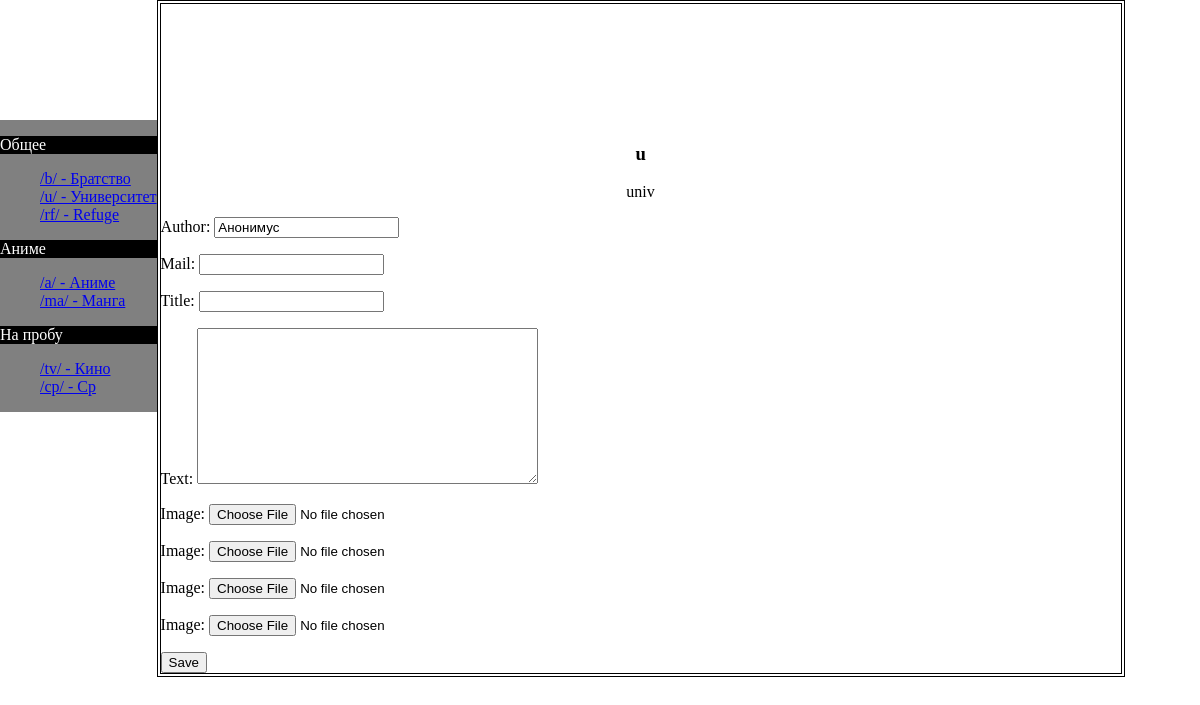
The page /u/ on the database as committed earlier.
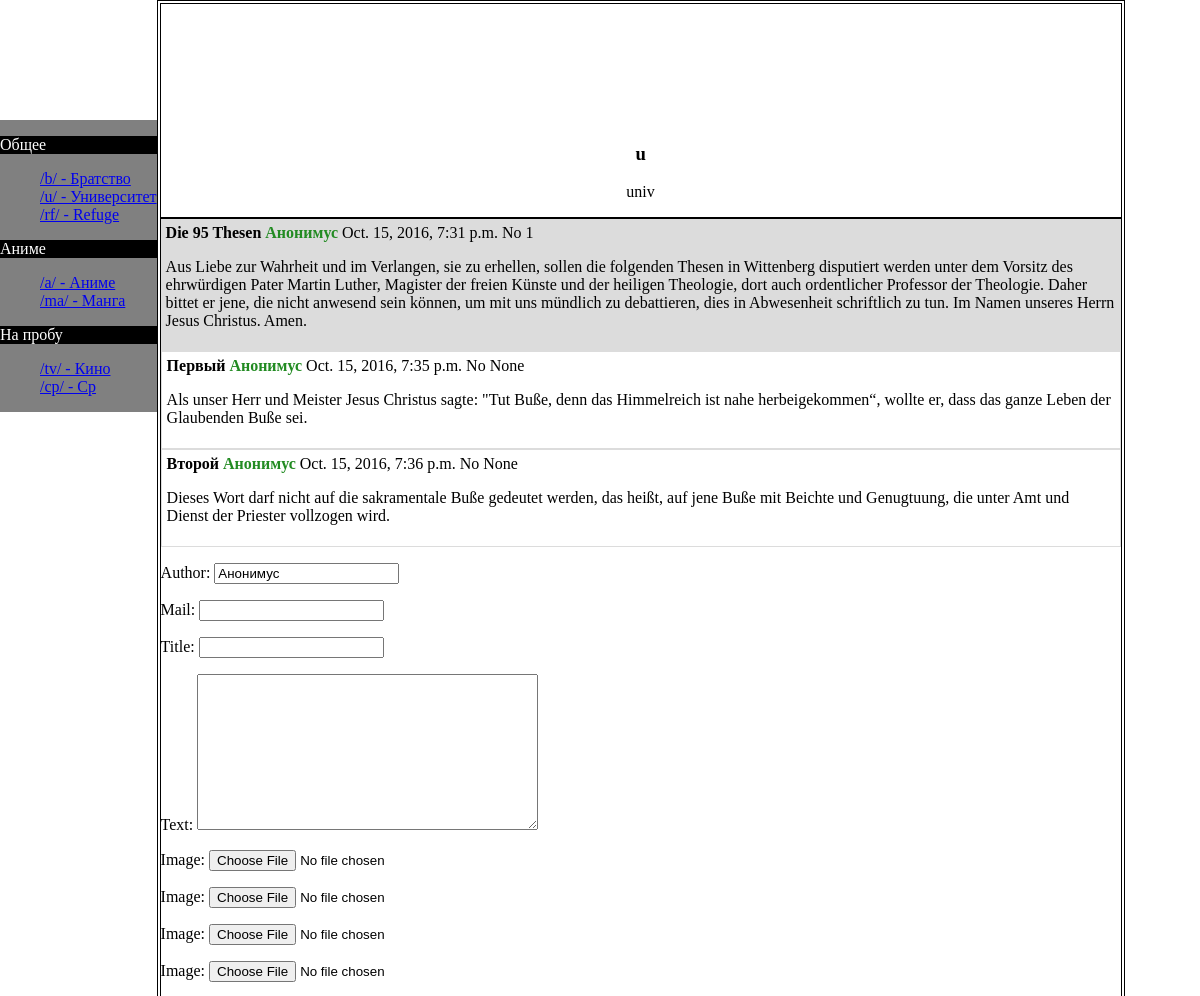
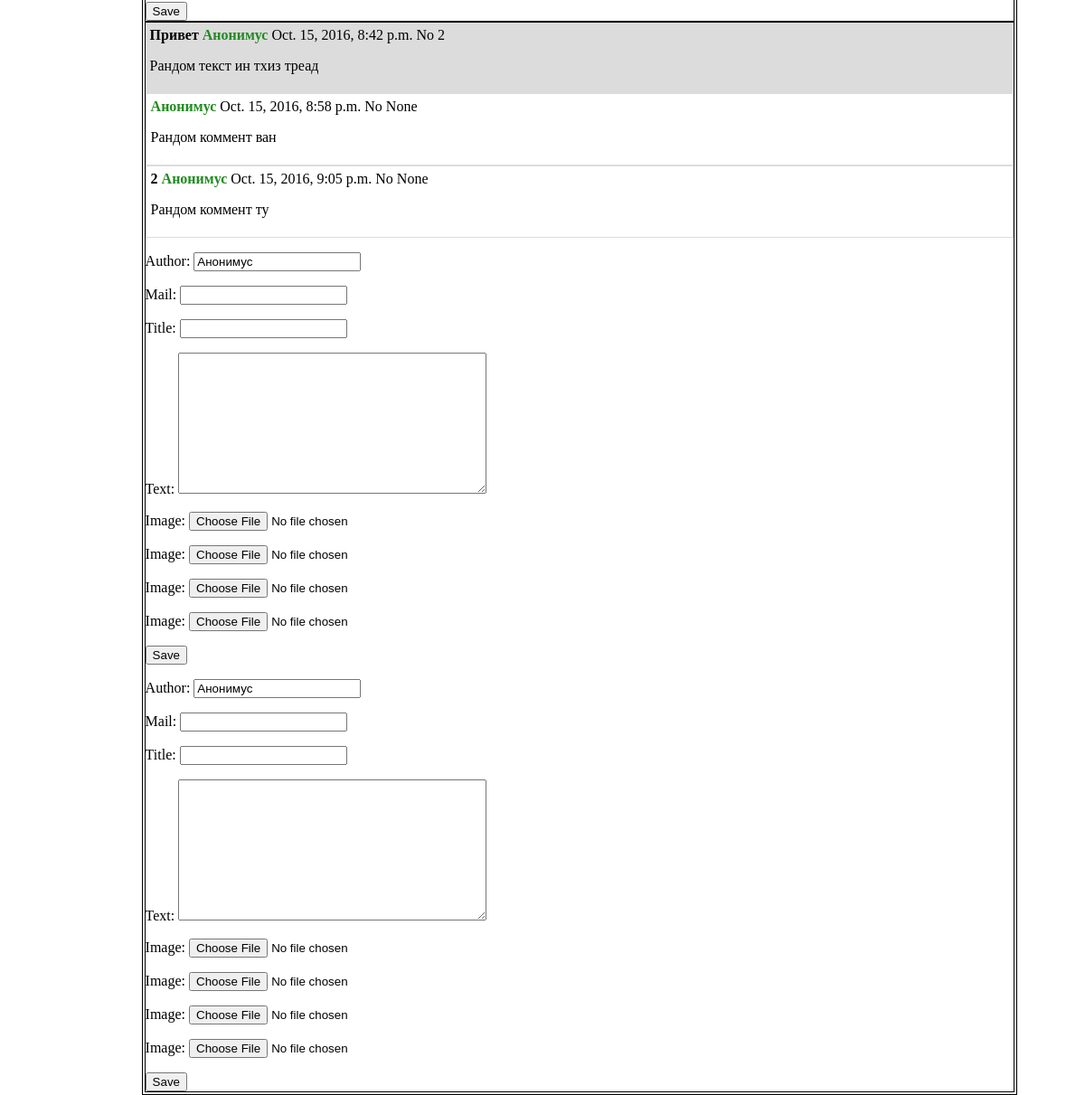
The same page on the database as committed later (2 pictures, top to bottom).
### BoardApp/models.py (models this page shows, shortened)
class Board(models.Model):
    name = models.CharField(max_length=10)
    title = models.CharField(max_length=200)
    counter = models.PositiveIntegerField(default=0)

class Post(models.Model):
    ordering = ['-time']
    time = models.DateTimeField(default = timezone.now)
    author = models.CharField(max_length=100, blank=True, default='Анонимус')
    mail = models.EmailField(null=True, blank=True)
    title = models.CharField(max_length=200, blank=True)
    text = models.TextField()
    on_board = models.ForeignKey(Board,related_name="posts")
    post_id = models.PositiveIntegerField(null=True, blank=True)
    father_id = models.PositiveIntegerField(null=True, blank=True)

### BoardApp/views.py (the view, shortened to what this page needs)
# urls.py: url(r'^(?P<board_name>[a-z]{1,10})/$',views.show_boards),
def show_boards(request, board_name):
    board = get_object_or_404(Board, name=board_name)
    posts = Post.objects.filter(on_board=board, father_id__isnull=True)
    comments = Post.objects.filter(on_board=board, father_id__isnull=False)
    file_form_list = [ FileForm() for i in range(4)]
    if request.method == "POST" and 'new_thread' in request.POST:
        form = PostingForm(request.POST)
        file_form = FileForm(request.FILES)
        if form.is_valid():
            tread = form.save(commit=False)
            tread.published_date = timezone.now()
            tread.on_board = board
            board.counter += 1
            board.save()
            tread.post_id = board.counter
            tread.save()
            if file_form.is_valid() and request.FILES:
                for img in request.FILES.getlist('image'):
                    AttachFile.objects.create(post=tread, image=img)
    else:
        form = PostingForm()
        file_form = FileForm()
    context = {
        'board': board,
        'posts': posts,
        'comments': comments,
        'form':  PostingForm(),
        'file_form_list': file_form_list
    }
    return render(request, 'BoardApp/content.html', context)

### BoardApp/forms.py
class PostingForm(ModelForm):
    class Meta:
        model = Post
        fields = ('author', 'mail', 'title', 'text', 'father_id')
        widgets = {
            'father_id': HiddenInput(),
        }

### BoardApp/templates/BoardApp/content.html (shortened to what this page needs)
{% extends 'BoardApp/index.html' %}
{% block content %}
    <h3 style="text-align:center;">{{ board.name }}</h3>
    <p style="text-align:center;">{{ board.title }}</p>
    {% for post in posts %}
        <article class='posts'>
				    <span>
                        <strong>{{ post.title }}</strong>
                        <strong style="color: forestgreen">{{ post.author }}</strong>
                        {{ post.time }}
                        No
                        {{ post.post_id }}
                    </span>
            <p>{{ post.text }}</p>
        </article>
        {% for comment in comments %}
            {% if comment.father_id == post.post_id %}
                <article class='comment'>
				    <span>
                        <strong>{{ comment.title }}</strong>
                        <strong style="color: forestgreen">{{ comment.author }}</strong>
                        {{ comment.time }}
                        No
                        {{ comment.post_id }}
                    </span>
                    <p>{{ comment.text }}</p>
                </article>
            {% endif %}
        {% endfor %}
        <form method="POST" class="post-form" enctype="multipart/form-data">{% csrf_token %}
            {{ form.as_p }}
            {% for ff in file_form_list %}
                {{ ff.as_p }}
            {% endfor %}
            <button type="submit" class="save btn btn-default" name="new_post">Save</button>
        </form>
    {% endfor %}
    <form method="POST" class="post-form" enctype="multipart/form-data">{% csrf_token %}
        {{ form.as_p }}
            {% for ff in file_form_list %}
                {{ ff.as_p }}
            {% endfor %}
        <button type="submit" class="save btn btn-default" name="new_thread">Save</button>
    </form>
{% endblock %}

### BoardApp/templates/BoardApp/index.html (shortened to what this page needs)
{% load staticfiles %}
{% load imagekit %}
<!DOCTYPE html>
<html>
<head>
    <link href="{% static 'BoardApp/style.css' %}" rel="stylesheet">
</head>
<body>
<span>
        <nav class='navigation'>
			<div class='header-img'>
			</div>
	        <p class='section'>Общее</p>
			<ul class='nav-list'>
			    <li><div><a href='/b'>/b/ - Братство</a></div></li>
			    <li><a href='/u'>/u/ - Университет</a></li>
			    <li><a href='/rf'>/rf/ - Refuge</a></li>
			</ul>
            <p class='section'>Аниме</p>
            <ul class='nav-list'>
			    <li><a href='/a'>/a/ - Аниме</a></li>
			    <li><a href='/ma'>/ma/ - Манга</a></li>
			</ul>
			<p class='section'>На пробу</p>
			 <ul class='nav-list'>
			    <li><a href='/tv'>/tv/ - Кино</a></li>
			    <li><a href='/cp'>/cp/ - Cp</a></li>
			</ul>
		</nav>
	    <div id='content'>
            {% block content %}
            {% endblock %}
        </div>
  </span>
</body>
</html>

### BoardApp/static/BoardApp/style.css (style rules this page uses)
body { margin: auto; }
#content { float:left; margin: auto; border: 4px double black; width: 80%; height: 100%; padding-top: 10%; }
.navigation { float: left; max-width: 15%; height: 100%; background-color: grey; }
.header-img { height: 120px; background-color: white; }
.section { background-color: black; color: white; }
.nav-list { list-style: none; }
.posts { padding: 5px; border-top: double 2px; background-color: gainsboro; }
.comment { border: solid gainsboro 1px; padding: 5px; }

Rows that differ between the two databases and show on the page:
added Post: title "Die 95 Thesen", author "Анонимус", time "Oct. 15, 2016, 7:31 p.m.", post_id "1", text "Aus Liebe zur Wahrheit und im Verlangen, sie zu erhellen, sollen die folgenden Thesen in Wittenberg disputiert werden unter dem Vorsitz des ehrwürdigen Pater Martin Luther, Magister der freien Künste und der heiligen Theologie, dort auch ordentlicher Professor der Theologie. Daher bittet er jene, die nicht anwesend sein können, um mit uns mündlich zu debattieren, dies in Abwesenheit schriftlich zu tun. Im Namen unseres Herrn Jesus Christus. Amen.", shown under "u"
added Post: title "Первый", author "Анонимус", time "Oct. 15, 2016, 7:35 p.m.", post_id "None", text "Als unser Herr und Meister Jesus Christus sagte: \"Tut Buße, denn das Himmelreich ist nahe herbeigekommen“, wollte er, dass das ganze Leben der Glaubenden Buße sei.", shown under "Die 95 Thesen"
added Post: title "Второй", author "Анонимус", time "Oct. 15, 2016, 7:36 p.m.", post_id "None", text "Dieses Wort darf nicht auf die sakramentale Buße gedeutet werden, das heißt, auf jene Buße mit Beichte und Genugtuung, die unter Amt und Dienst der Priester vollzogen wird.", shown under "Die 95 Thesen"
added Post: title "Привет", author "Анонимус", time "Oct. 15, 2016, 8:42 p.m.", post_id "2", text "Рандом текст ин тхиз треад", shown under "u"
added Post: author "Анонимус", time "Oct. 15, 2016, 8:58 p.m.", post_id "None", text "Рандом коммент ван", shown under "Привет"
added Post: title "2", author "Анонимус", time "Oct. 15, 2016, 9:05 p.m.", post_id "None", text "Рандом коммент ту", shown under "Привет"
